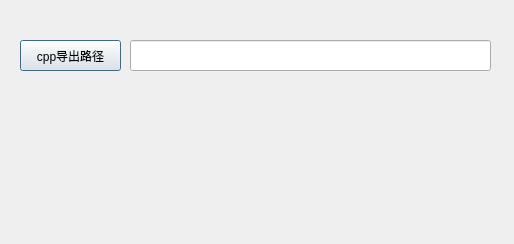
<?xml version="1.0" encoding="UTF-8"?>
<ui version="4.0">
 <class>ProjSetting</class>
 <widget class="QDialog" name="ProjSetting">
  <property name="enabled">
   <bool>true</bool>
  </property>
  <property name="geometry">
   <rect>
    <x>0</x>
    <y>0</y>
    <width>514</width>
    <height>244</height>
   </rect>
  </property>
  <property name="windowTitle">
   <string>Dialog</string>
  </property>
  <widget class="QPushButton" name="pushButtonCppExportPath">
   <property name="geometry">
    <rect>
     <x>20</x>
     <y>40</y>
     <width>101</width>
     <height>31</height>
    </rect>
   </property>
   <property name="text">
    <string>cpp导出路径</string>
   </property>
  </widget>
  <widget class="QLineEdit" name="lineEditCppExportPath">
   <property name="enabled">
    <bool>true</bool>
   </property>
   <property name="geometry">
    <rect>
     <x>130</x>
     <y>40</y>
     <width>361</width>
     <height>31</height>
    </rect>
   </property>
  </widget>
 </widget>
 <resources/>
 <connections/>
</ui>
